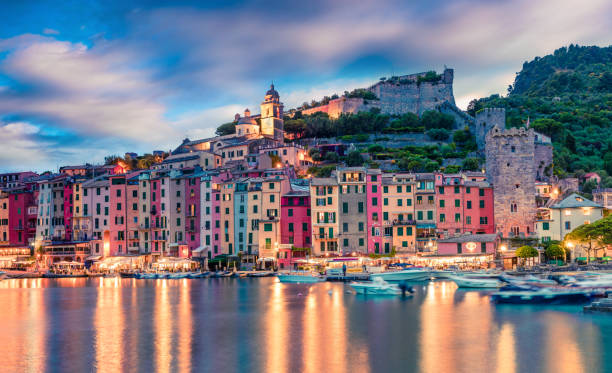
#> input picture city.jpg, 612 x 373 px
$ python image_smoothing_sharpening.py   (older library calls are emulated)
#> lines starting #> are read from the running program, lines starting #| are printed output that depends on the picture
# Image Smoothing and Sharpening Using OpenCV
# Developed By: Subashini K
# Register Number: 212225240160

import cv2
import matplotlib.pyplot as plt
import numpy as np

# Read image and convert to RGB
image1 = cv2.imread("city.jpg")
#> image1 is the input picture: shape (373, 612, 3); mean B, G, R 132.6, 123.2, 125.9
image2 = cv2.cvtColor(image1, cv2.COLOR_BGR2RGB)

# 1. Averaging Filter
kernel = np.ones((11, 11), np.float32) / 169
image3 = cv2.filter2D(image2, -1, kernel)
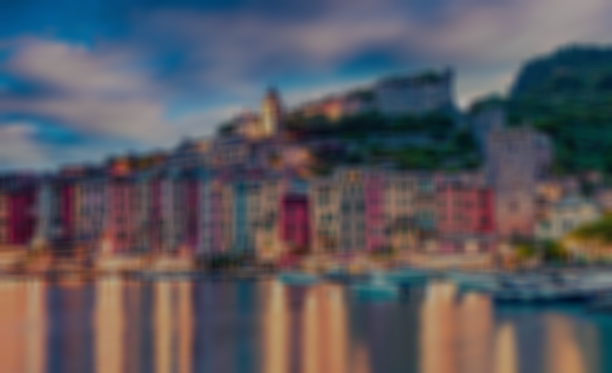
#> image3: shape (373, 612, 3); mean R, G, B 90.1, 88.2, 95

plt.figure(figsize=(9, 9))
plt.subplot(1, 2, 1)
plt.imshow(image2)
plt.title("Original Image")
plt.axis("off")
plt.subplot(1, 2, 2)
plt.imshow(image3)
plt.title("Average Filter Image")
plt.axis("off")
plt.show()

# 2. Weighted Average Filter
kernel1 = np.array([[1, 2, 1], [2, 4, 2], [1, 2, 1]]) / 16
image2 = cv2.cvtColor(image1, cv2.COLOR_BGR2RGB)
image3 = cv2.filter2D(image2, -1, kernel1)

plt.figure(figsize=(9, 9))
plt.subplot(1, 2, 1)
plt.imshow(image2)
plt.title("Original Image")
plt.axis("off")
plt.subplot(1, 2, 2)
plt.imshow(image3)
plt.title("Weighted Average Filter Image")
plt.axis("off")
plt.show()
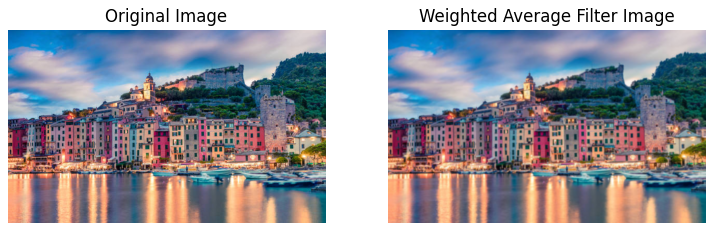
#> figure drawn by matplotlib, 2 panels

# 3. Gaussian Blur
gaussian_blur = cv2.GaussianBlur(image2, (33, 33), 0, 0)
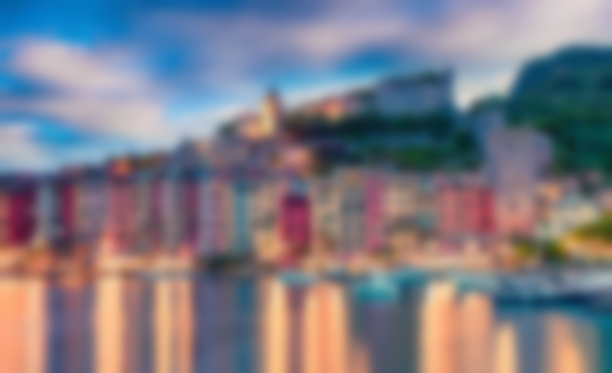
#> gaussian_blur: shape (373, 612, 3); mean R, G, B 125.9, 123.2, 132.6

plt.figure(figsize=(9, 9))
plt.subplot(1, 2, 1)
plt.imshow(image2)
plt.title("Original Image")
plt.axis("off")
plt.subplot(1, 2, 2)
plt.imshow(gaussian_blur)
plt.title("Gaussian Blur")
plt.axis("off")
plt.show()

# 4. Median Blur
median = cv2.medianBlur(image2, 13)
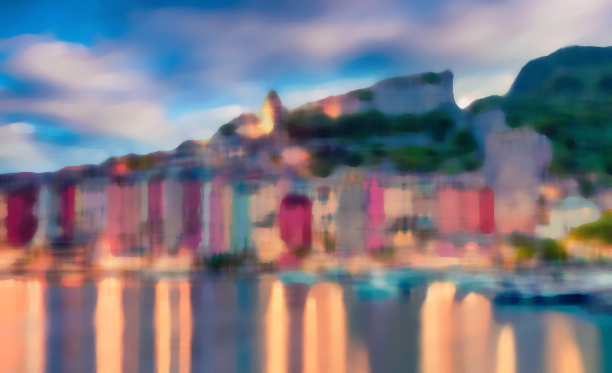
#> median: shape (373, 612, 3); mean R, G, B 128, 123.5, 133.5

plt.figure(figsize=(9, 9))
plt.subplot(1, 2, 1)
plt.imshow(image2)
plt.title("Original Image")
plt.axis("off")
plt.subplot(1, 2, 2)
plt.imshow(median)
plt.title("Median Blur")
plt.axis("off")
plt.show()

# 5. Laplacian Sharpening Kernel
kernel2 = np.array([[-1, -1, -1], [2, -2, 1], [2, 1, -1]])
image3 = cv2.filter2D(image2, -1, kernel2)
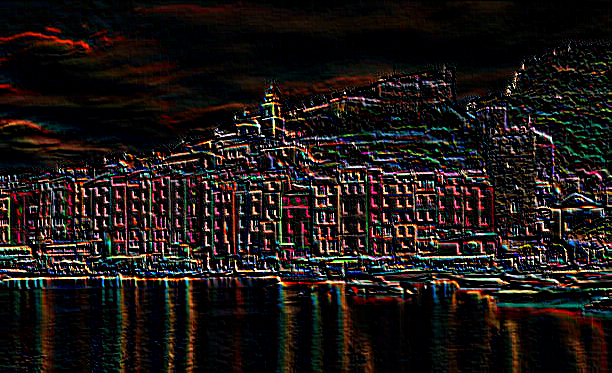
#> image3: shape (373, 612, 3); mean R, G, B 29.2, 23, 21.3

plt.figure(figsize=(9, 9))
plt.subplot(1, 2, 1)
plt.imshow(image2)
plt.title("Original Image")
plt.axis("off")
plt.subplot(1, 2, 2)
plt.imshow(image3)
plt.title("Laplacian Kernel")
plt.axis("off")
plt.show()

# 6. Laplacian Operator
laplacian = cv2.Laplacian(image2, cv2.CV_64F)
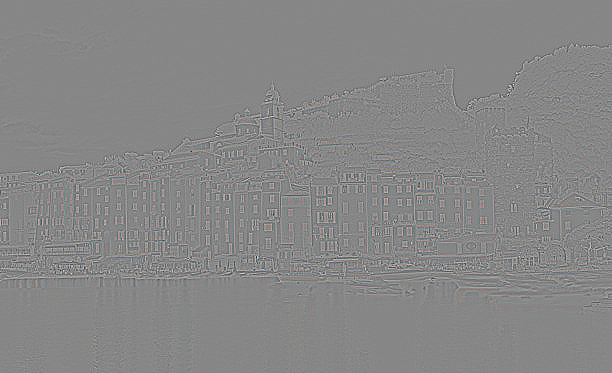
#> laplacian: shape (373, 612, 3) float64; mean R, G, B 0, 0, 0; drawn with min black and max white

plt.figure(figsize=(9, 9))
plt.subplot(1, 2, 1)
plt.imshow(image2)
plt.title("Original Image")
plt.axis("off")
plt.subplot(1, 2, 2)
plt.imshow(laplacian)
plt.title("Laplacian Operator")
plt.axis("off")
plt.show()
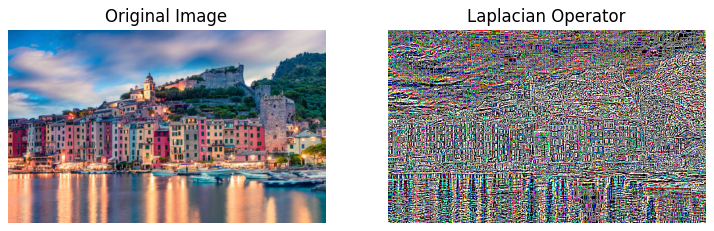
#> figure drawn by matplotlib, 2 panels
